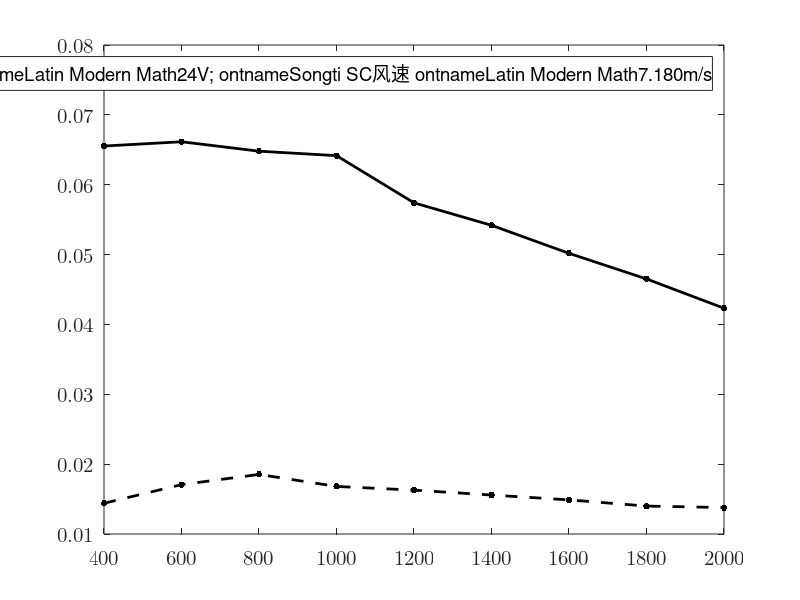

Source code (MATLAB):
% u =(10:2:26);
% i =[0.065 0.081 0.099 0.117 0.137 0.156 0.177 0.200 0.220];
% v1=[2.795 3.582 4.286 4.648 5.133 6.056 6.587 7.180 7.803];
% r=0.5*103.84*10^(-3);
% s=pi*r*r;
% rho=1.185;
% p0=u.*i
% p1=0.5.*rho.*s.*(v1.^3)
% ita=p1./p0
%
% subplot(1, 2, 1);
% uv=scatter(u, v1, 200, 'k', '.');
% hold on;
% xlim([10, 26])
% xticks(u)
% set(gca, 'FontName', 'Latin Modern Math', 'FontSize', 15);
% xlabel('\fontname{Songti SC}输入电压 \fontname{Latin Modern Math}U/V');
% ylabel('\fontname{Songti SC}风速 \fontname{Latin Modern Math}V_1/(m/s)');
% box on;
% M=[u' ones(9,1)];
% k=M\(v1');
% v1pre=(M*k)';
%
% plot(u, v1pre, '-k', 'LineWidth', 2);
%
% subplot(1, 2, 2);
% plot(v1, ita, '.-k', 'LineWidth', 2, 'MarkerSize', 15);
% set(gca, 'FontName', 'Latin Modern Math', 'FontSize', 15);
% xlabel('\fontname{Songti SC}风速 \fontname{Latin Modern Math}V_1/(m/s)');
% ylabel('\fontname{Songti SC}转换效率 \fontname{Latin Modern Math}\eta');
%

r=(400:200:2000);
u1=[2.40,3.20,3.85,4.10,4.42,4.67,4.88,5.02,5.25];
u2=[5.12,6.30,7.20,8.01,8.30,8.71,8.96,9.15,9.20];
p1=u1.^2./r
p2=u2.^2./r

plot(r, p1, '.--k', 'LineWidth', 2, 'MarkerSize', 15);
hold on;
plot(r, p2, '.-k', 'LineWidth', 2, 'MarkerSize', 15);
set(gca, 'FontName', 'Latin Modern Math', 'FontSize', 15);

xlim([400, 2000])
xticks(r)

legend(["\fontname{Songti SC}风机电压 \fontname{Latin Modern Math}16V; \fontname{Songti SC}风速 \fontname{Latin Modern Math}4.648m/s", "\fontname{Songti SC}风机电压 \fontname{Latin Modern Math}24V; \fontname{Songti SC}风速 \fontname{Latin Modern Math}7.180m/s"]);
